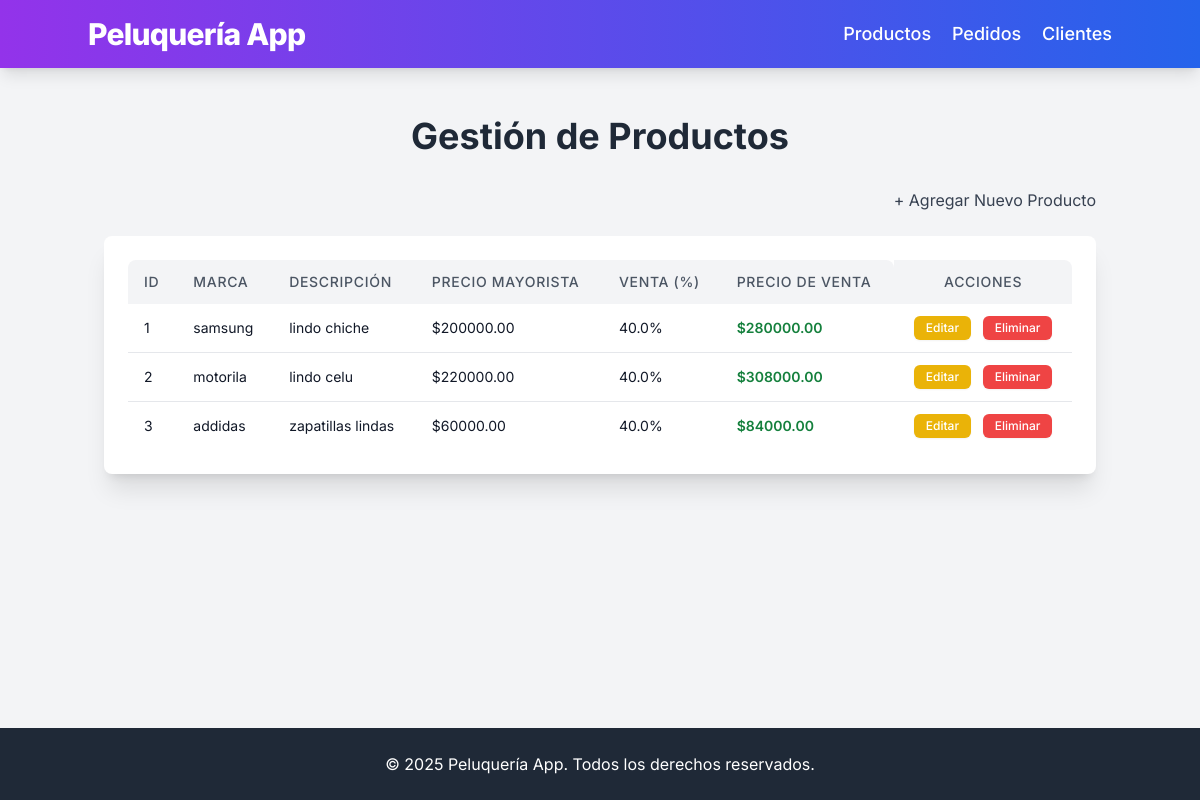
Page /products on the committed database.
### app/models.py (models this page shows, shortened)
class Product(db.Model):
    id = db.Column(db.Integer, primary_key=True)
    brand = db.Column(db.String(100), nullable=False) # Marca del producto
    description = db.Column(db.String(255), nullable=False) # Descripción del producto
    wholesale_price = db.Column(db.Float, nullable=False) # Precio mayorista por unidad
    sale_percentage = db.Column(db.Float, nullable=False) # Porcentaje de venta (ej: 20 para 20%)
    total_sale_price = db.Column(db.Float, nullable=False) # Precio total de venta (calculado)
    order_items = db.relationship('OrderItem', backref='product', lazy=True)

### app/routes.py (the view)
@app.route('/products')
def products():
    products = Product.query.all()
    return render_template('products.html', products=products)

### run.py (called while the page is built)
@app.context_processor
def inject_current_year():
    return {'current_year': datetime.now(UTC).year}

### app/templates/products.html
{% extends 'layout.html' %}
{% block content %}
<h1 class="text-4xl font-bold text-center mb-8 text-gray-800">Gestión de Productos</h1>
<div class="mb-6 text-right">
    <a href="{{ url_for('add_product') }}" class="btn btn-green">
        + Agregar Nuevo Producto
    </a>
</div>
<div class="bg-white p-6 rounded-lg shadow-xl overflow-x-auto">
    {% if products %}
    <table class="min-w-full bg-white table-auto border-collapse">
        <thead class="bg-gray-100">
            <tr>
                <th class="px-4 py-3 text-left text-sm font-medium text-gray-600 uppercase tracking-wider rounded-tl-lg">ID</th>
                <th class="px-4 py-3 text-left text-sm font-medium text-gray-600 uppercase tracking-wider">Marca</th>
                <th class="px-4 py-3 text-left text-sm font-medium text-gray-600 uppercase tracking-wider">Descripción</th>
                <th class="px-4 py-3 text-left text-sm font-medium text-gray-600 uppercase tracking-wider">Precio Mayorista</th>
                <th class="px-4 py-3 text-left text-sm font-medium text-gray-600 uppercase tracking-wider">Venta (%)</th>
                <th class="px-4 py-3 text-left text-sm font-medium text-gray-600 uppercase tracking-wider rounded-tr-lg">Precio de Venta</th>
                <th class="px-4 py-3 text-center text-sm font-medium text-gray-600 uppercase tracking-wider rounded-tr-lg">Acciones</th>
            </tr>
        </thead>
        <tbody class="divide-y divide-gray-200">
            {% for product in products %}
            <tr class="hover:bg-gray-50 transition-colors duration-150 ease-in-out">
                <td class="px-4 py-3 whitespace-nowrap text-sm text-gray-900">{{ product.id }}</td>
                <td class="px-4 py-3 whitespace-nowrap text-sm text-gray-900">{{ product.brand }}</td>
                <td class="px-4 py-3 text-sm text-gray-900">{{ product.description }}</td>
                <td class="px-4 py-3 whitespace-nowrap text-sm text-gray-900">${{ "%.2f" | format(product.wholesale_price) }}</td>
                <td class="px-4 py-3 whitespace-nowrap text-sm text-gray-900">{{ product.sale_percentage }}%</td>
                <td class="px-4 py-3 whitespace-nowrap text-sm text-gray-900 font-semibold text-green-700">${{ "%.2f" | format(product.total_sale_price) }}</td>
                <td class="px-4 py-3 whitespace-nowrap text-sm font-medium text-center">
                    <a href="{{ url_for('edit_product', product_id=product.id) }}" class="inline-block bg-yellow-500 hover:bg-yellow-600 text-white py-1 px-3 rounded-md text-xs shadow-sm transition duration-150 ease-in-out mr-2">
                        Editar
                    </a>
                    <form action="{{ url_for('delete_product', product_id=product.id) }}" method="post" class="inline-block" onsubmit="return confirm('¿Estás seguro de que quieres eliminar este producto?');">
                        <button type="submit" class="bg-red-500 hover:bg-red-600 text-white py-1 px-3 rounded-md text-xs shadow-sm transition duration-150 ease-in-out">
                            Eliminar
                        </button>
                    </form>
                </td>
            </tr>
            {% endfor %}
        </tbody>
    </table>
    {% else %}
    <p class="text-center text-gray-600 text-lg">No hay productos registrados todavía.</p>
    {% endif %}
</div>
{% endblock %}

### app/templates/layout.html (style rules this page uses)
body { font-family: 'Inter', sans-serif; background-color: #f3f4f6; color: #374151; }
button[type="submit"], .btn { @apply bg-blue-600 hover:bg-blue-700 text-white font-bold py-2 px-4 rounded-md shadow-md transition duration-200 ease-in-out; }
.btn-green { @apply bg-green-600 hover:bg-green-700; }
.table-auto th, .table-auto td { @apply px-4 py-2 border border-gray-200; }

### rows in the picture
Product: id "1", brand "samsung", description "lindo chiche", wholesale_price "200000.00", sale_percentage "40.0", total_sale_price "280000.00"
Product: id "2", brand "motorila", description "lindo celu", wholesale_price "220000.00", sale_percentage "40.0", total_sale_price "308000.00"
Product: id "3", brand "addidas", description "zapatillas lindas", wholesale_price "60000.00", sale_percentage "40.0", total_sale_price "84000.00"
